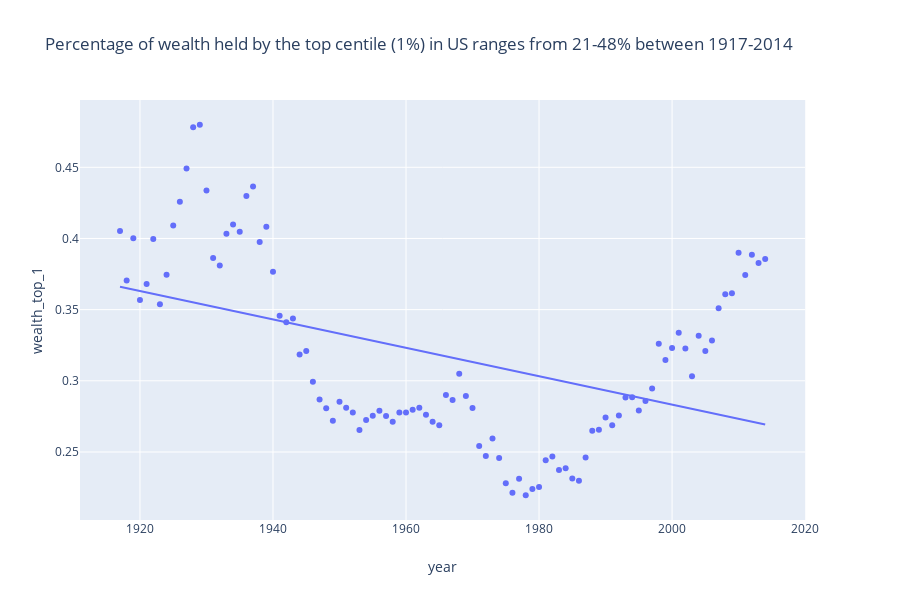

Notebook code for this chart:
### Code cell
# Wealth x year
px.scatter(df, x = 'year', y='wealth_top_1', trendline='ols', title = "Percentage of wealth held by the top centile (1%) in US ranges from 21-48% between 1917-2014")
# This is non monotonic
